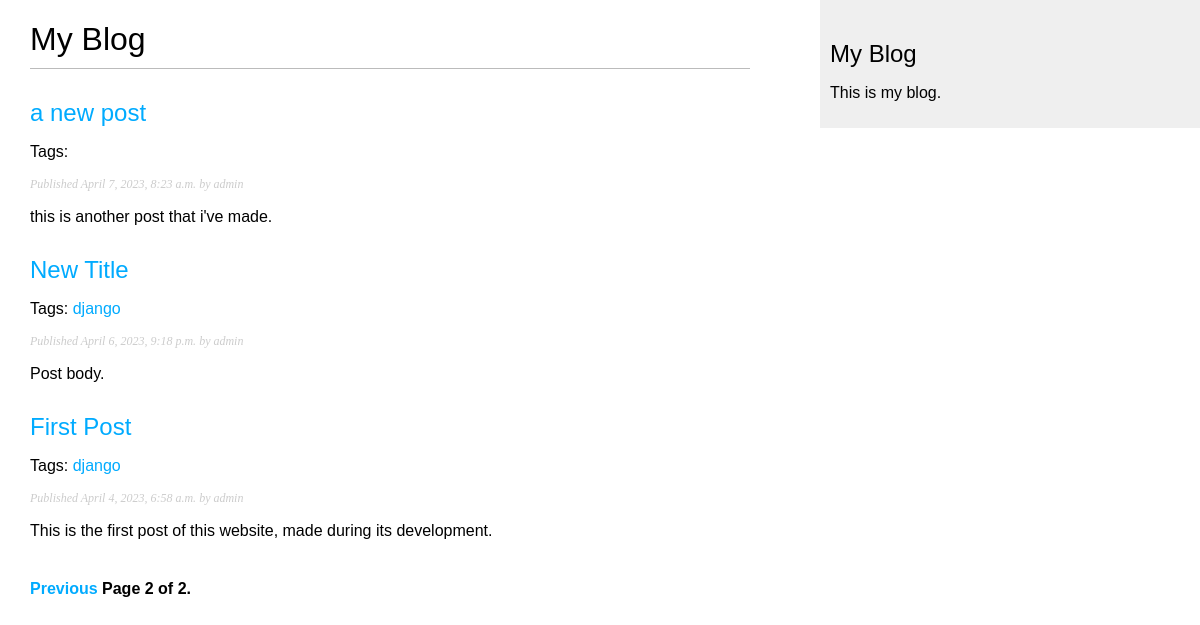
Screenshot of /blog/?page=2 with the database file from the repository.
### blog/models.py (models this page shows, shortened)
class Post(models.Model):
    objects = models.Manager()
    published = PublishedManager()
    tags = TaggableManager()
    STATUS_CHOICES = (
        ('draft', 'Draft'),
        ('published', 'Published'),
    )
    title = models.CharField(max_length=250)
    slug = models.SlugField(max_length=250, unique_for_date='publish')
    author = models.ForeignKey(User, on_delete=models.CASCADE, related_name='blog_posts')
    body = models.TextField()
    publish = models.DateTimeField(default=timezone.now)
    created = models.DateTimeField(auto_now_add=True)
    updated = models.DateTimeField(auto_now=True)
    status = models.CharField(max_length=10, choices=STATUS_CHOICES, default='draft')
    def get_absolute_url(self):
        return reverse('blog:post_detail',
                       args=[self.publish.year,
                             self.publish.month,
                             self.publish.day, self.slug])
    class Meta:
        ordering = ('-publish',)

### blog/views.py (the view)
# urls.py: path('', views.post_list, name='post_list'),
def post_list(request, tag_slug=None):
    object_list = Post.published.all()
    tag = None
    if tag_slug:
        tag = get_object_or_404(Tag, slug=tag_slug)
        object_list = object_list.filter(tags__in=tag)
    paginator = Paginator(object_list, 3) # 3 posts in each page
    page = request.GET.get('page')
    try:
        posts = paginator.page(page)
    except PageNotAnInteger:
        posts = paginator.page(1)
    except EmptyPage:
        posts = paginator.page(paginator.num_pages)
    return render(request,
                  'blog/post/list.html',
                  {'page': page,
                  'posts': posts,
                  'tag': tag})

### blog/models.py (called while the page is built)
    def get_queryset(self):
        return super(PublishedManager, self).get_queryset().filter(status='published')

### blog/templates/blog/post/list.html (shortened to what this page needs)
{% extends "blog/base.html" %}
{% block content %}
    <h1>My Blog</h1>
    {% for post in posts %}
        <h2>
            <a href="{{ post.get_absolute_url }}">
                {{ post.title }}
            </a>
        </h2>
        <p class="tags">
            Tags:
            {% for tag in post.tags.all %}
                <a href="{% url 'blog:post_list_by_tag' tag_slug %}">
                    {{ tag.name }}
                </a>
            {% endfor %}
        </p>
        <p class="date">
            Published {{ post.publish }} by {{ post.author }}
        </p>
        {{ post.body|truncatewords:30|linebreaks }}
    {% endfor %}
    {% include "pagination.html" with page=posts %}
{% endblock %}

### blog/static/css/blog.css (style rules this page uses)
body { margin:0; padding:0; font-family:helvetica, sans-serif; }
a { color:#00abff; text-decoration:none; }
h1 { font-weight:normal; border-bottom:1px solid #bbb; padding:0 0 10px 0; }
h2 { font-weight:normal; margin:30px 0 0; }
p.date { color:#ccc; font-family: georgia, serif; font-size: 12px; font-style: italic; }

### rows the page displays
Post: title "a new post", publish "April 7, 2023, 8:23 a.m.", author "admin", body "this is another post that i've made."
Post: title "New Title", publish "April 6, 2023, 9:18 p.m.", author "admin", body "Post body."
Tag: name "django"
Post: title "First Post", publish "April 4, 2023, 6:58 a.m.", author "admin", body "This is the first post of this website, made during its development."

### other values shown
{{ page.number }} "2"
{{ page.paginator.num_pages }} "2"
